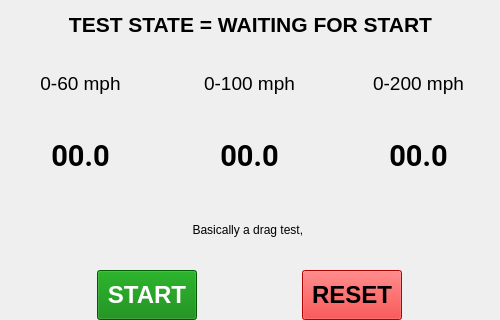
<?xml version="1.0" encoding="UTF-8"?>
<ui version="4.0">
 <class>AccelerationTest</class>
 <widget class="QWidget" name="AccelerationTest">
  <property name="geometry">
   <rect>
    <x>0</x>
    <y>0</y>
    <width>500</width>
    <height>320</height>
   </rect>
  </property>
  <property name="windowTitle">
   <string>Acceleration Test</string>
  </property>
  <widget class="QWidget" name="verticalLayoutWidget">
   <property name="geometry">
    <rect>
     <x>-1</x>
     <y>-1</y>
     <width>501</width>
     <height>321</height>
    </rect>
   </property>
   <layout class="QVBoxLayout" name="verticalLayout">
    <item>
     <widget class="QWidget" name="widget" native="true">
      <property name="minimumSize">
       <size>
        <width>0</width>
        <height>190</height>
       </size>
      </property>
      <widget class="QLabel" name="label">
       <property name="geometry">
        <rect>
         <x>-4</x>
         <y>0</y>
         <width>511</width>
         <height>51</height>
        </rect>
       </property>
       <property name="font">
        <font>
         <pointsize>16</pointsize>
         <weight>75</weight>
         <bold>true</bold>
        </font>
       </property>
       <property name="text">
        <string>TEST STATE = WAITING FOR START</string>
       </property>
       <property name="alignment">
        <set>Qt::AlignCenter</set>
       </property>
      </widget>
      <widget class="QWidget" name="verticalLayoutWidget_2">
       <property name="geometry">
        <rect>
         <x>0</x>
         <y>50</y>
         <width>501</width>
         <height>141</height>
        </rect>
       </property>
       <layout class="QVBoxLayout" name="verticalLayout_2">
        <item>
         <layout class="QHBoxLayout" name="horizontalLayout_3">
          <item>
           <widget class="QLabel" name="label_2">
            <property name="font">
             <font>
              <pointsize>14</pointsize>
             </font>
            </property>
            <property name="text">
             <string>0-60 mph</string>
            </property>
            <property name="alignment">
             <set>Qt::AlignCenter</set>
            </property>
           </widget>
          </item>
          <item>
           <widget class="QLabel" name="label_3">
            <property name="font">
             <font>
              <pointsize>14</pointsize>
             </font>
            </property>
            <property name="text">
             <string>0-100 mph</string>
            </property>
            <property name="alignment">
             <set>Qt::AlignCenter</set>
            </property>
           </widget>
          </item>
          <item>
           <widget class="QLabel" name="label_4">
            <property name="font">
             <font>
              <pointsize>14</pointsize>
             </font>
            </property>
            <property name="text">
             <string>0-200 mph</string>
            </property>
            <property name="alignment">
             <set>Qt::AlignCenter</set>
            </property>
           </widget>
          </item>
         </layout>
        </item>
        <item>
         <layout class="QHBoxLayout" name="horizontalLayout_2">
          <item>
           <widget class="QLabel" name="ZeroToSixtyLabel">
            <property name="font">
             <font>
              <family>Roboto</family>
              <pointsize>22</pointsize>
              <weight>75</weight>
              <bold>true</bold>
              <kerning>true</kerning>
             </font>
            </property>
            <property name="text">
             <string>00.0</string>
            </property>
            <property name="textFormat">
             <enum>Qt::PlainText</enum>
            </property>
            <property name="scaledContents">
             <bool>false</bool>
            </property>
            <property name="alignment">
             <set>Qt::AlignCenter</set>
            </property>
           </widget>
          </item>
          <item>
           <widget class="QLabel" name="ZeroToOnehundredLabel">
            <property name="font">
             <font>
              <family>Roboto</family>
              <pointsize>22</pointsize>
              <weight>75</weight>
              <bold>true</bold>
              <kerning>true</kerning>
             </font>
            </property>
            <property name="text">
             <string>00.0</string>
            </property>
            <property name="textFormat">
             <enum>Qt::PlainText</enum>
            </property>
            <property name="scaledContents">
             <bool>false</bool>
            </property>
            <property name="alignment">
             <set>Qt::AlignCenter</set>
            </property>
           </widget>
          </item>
          <item>
           <widget class="QLabel" name="ZeroToTwohundredLabel">
            <property name="font">
             <font>
              <family>Roboto</family>
              <pointsize>22</pointsize>
              <weight>75</weight>
              <bold>true</bold>
              <kerning>true</kerning>
             </font>
            </property>
            <property name="text">
             <string>00.0</string>
            </property>
            <property name="textFormat">
             <enum>Qt::PlainText</enum>
            </property>
            <property name="scaledContents">
             <bool>false</bool>
            </property>
            <property name="alignment">
             <set>Qt::AlignCenter</set>
            </property>
           </widget>
          </item>
         </layout>
        </item>
       </layout>
      </widget>
     </widget>
    </item>
    <item>
     <widget class="QLabel" name="label_5">
      <property name="text">
       <string>Basically a drag test, </string>
      </property>
      <property name="alignment">
       <set>Qt::AlignCenter</set>
      </property>
     </widget>
    </item>
    <item>
     <layout class="QHBoxLayout" name="horizontalLayout">
      <item>
       <spacer name="horizontalSpacer">
        <property name="orientation">
         <enum>Qt::Horizontal</enum>
        </property>
        <property name="sizeHint" stdset="0">
         <size>
          <width>10</width>
          <height>20</height>
         </size>
        </property>
       </spacer>
      </item>
      <item>
       <widget class="QPushButton" name="StartTestButton">
        <property name="minimumSize">
         <size>
          <width>100</width>
          <height>50</height>
         </size>
        </property>
        <property name="font">
         <font>
          <pointsize>18</pointsize>
          <weight>75</weight>
          <bold>true</bold>
         </font>
        </property>
        <property name="styleSheet">
         <string notr="true">QPushButton {background-color: green; color: white;}</string>
        </property>
        <property name="text">
         <string>START</string>
        </property>
        <property name="flat">
         <bool>false</bool>
        </property>
       </widget>
      </item>
      <item>
       <spacer name="horizontalSpacer_3">
        <property name="orientation">
         <enum>Qt::Horizontal</enum>
        </property>
        <property name="sizeHint" stdset="0">
         <size>
          <width>40</width>
          <height>10</height>
         </size>
        </property>
       </spacer>
      </item>
      <item>
       <widget class="QPushButton" name="TestResetButton">
        <property name="minimumSize">
         <size>
          <width>100</width>
          <height>50</height>
         </size>
        </property>
        <property name="font">
         <font>
          <pointsize>18</pointsize>
          <weight>75</weight>
          <bold>true</bold>
         </font>
        </property>
        <property name="styleSheet">
         <string notr="true">QPushButton {background-color: red; color: black;}</string>
        </property>
        <property name="text">
         <string>RESET</string>
        </property>
       </widget>
      </item>
      <item>
       <spacer name="horizontalSpacer_2">
        <property name="orientation">
         <enum>Qt::Horizontal</enum>
        </property>
        <property name="sizeHint" stdset="0">
         <size>
          <width>40</width>
          <height>20</height>
         </size>
        </property>
       </spacer>
      </item>
     </layout>
    </item>
   </layout>
  </widget>
 </widget>
 <resources/>
 <connections/>
</ui>
